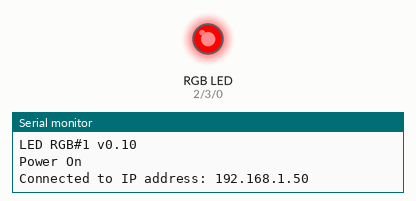
This sketch was run on a simulated ESP8266 (NodeMCU). Shown: an RGB LED mixed from three pins (HIGH = lit), the last lines printed to the serial monitor. WiFi joins after 1.5 s; servers stay silent unless stated.

Above: at 2.0 s.
At 4.0 s:
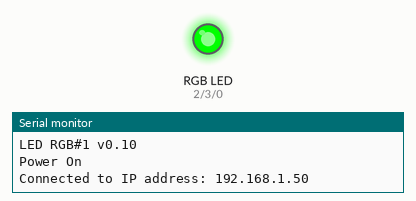
At 5.0 s:
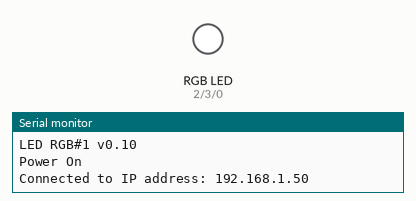
At 7.5 s:
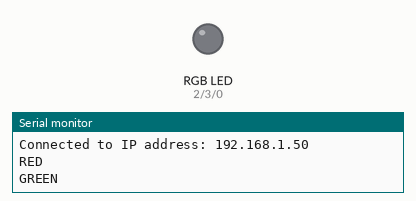
At 10.0 s:
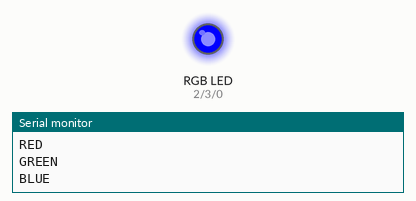
Timing chart, 0 to 10.7 s (numbered marks = the images above):
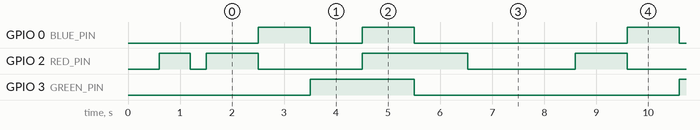

The sketch:

test.ino
```cpp
#include <ESP8266WiFi.h>
#include <WiFiClient.h>
//#include <ESP8266WebServer.h>
#include "Adafruit_MQTT.h"
#include "Adafruit_MQTT_Client.h"
#include <WiFiManager.h>

//for LED status
#include <Ticker.h>

Ticker ticker;

void tick()
{
  //toggle state
  int state = digitalRead(BUILTIN_LED);  // get the current state of GPIO1 pin
  digitalWrite(BUILTIN_LED, !state);     // set pin to the opposite state
}

#define verbose
#ifdef verbose
 #define DEBUG_PRINT(x)         Serial.print (x)
 #define DEBUG_PRINTDEC(x)      Serial.print (x, DEC)
 #define DEBUG_PRINTLN(x)       Serial.println (x)
 #define DEBUG_PRINTF(x, y)     Serial.printf (x, y)
 #define PORTSPEED 115200
#else
 #define DEBUG_PRINT(x)
 #define DEBUG_PRINTDEC(x)
 #define DEBUG_PRINTLN(x)
 #define DEBUG_PRINTF(x, y)
#endif


#define AIO_SERVER      "192.168.1.56"
//#define AIO_SERVER      "178.77.238.20"
#define AIO_SERVERPORT  1883
#define AIO_USERNAME    "datel"
#define AIO_KEY         "hanka12"

WiFiClient client;

Adafruit_MQTT_Client mqtt(&client, AIO_SERVER, AIO_SERVERPORT, AIO_USERNAME, AIO_KEY);

// /****************************** Feeds ***************************************/
// #define MQTTBASE "/home/RGB/1/"
// Adafruit_MQTT_Publish _temperature             = Adafruit_MQTT_Publish(&mqtt, MQTTBASE "RED");
// Adafruit_MQTT_Publish _humidity                = Adafruit_MQTT_Publish(&mqtt, MQTTBASE "GREEN");
// Adafruit_MQTT_Publish _bootTime                = Adafruit_MQTT_Publish(&mqtt, MQTTBASE "bootTime");
// Adafruit_MQTT_Publish _voltage                 = Adafruit_MQTT_Publish(&mqtt, MQTTBASE "Voltage");
// Adafruit_MQTT_Publish _versionSW               = Adafruit_MQTT_Publish(&mqtt, MQTTBASE "VersionSW");

IPAddress _ip           = IPAddress(192, 168, 1, 113);
IPAddress _gw           = IPAddress(192, 168, 1, 1);
IPAddress _sn           = IPAddress(255, 255, 255, 0);

void MQTT_connect(void);

extern "C" {
  #include "user_interface.h"
}

//gets called when WiFiManager enters configuration mode
void configModeCallback (WiFiManager *myWiFiManager) {
  Serial.println("Entered config mode");
  Serial.println(WiFi.softAPIP());
  //if you used auto generated SSID, print it
  Serial.println(myWiFiManager->getConfigPortalSSID());
  //entered config mode, make led toggle faster
  ticker.attach(0.2, tick);
}

//ADC_MODE(ADC_VCC);

#define BLUE_PIN    0
#define RED_PIN     2
#define GREEN_PIN   3

byte redVal, grnVal, bluVal;

float versionSW                   = 0.1;
String versionSWString            = "LED RGB#1 v";
uint32_t heartBeat                = 0;

void setup() {
  #ifdef verbose
  Serial.begin(PORTSPEED);
#endif
  DEBUG_PRINTLN();
  DEBUG_PRINT(versionSWString);
  DEBUG_PRINTLN(versionSW);
  //set led pin as output
  pinMode(BUILTIN_LED, OUTPUT);
  // start ticker with 0.5 because we start in AP mode and try to connect
  ticker.attach(0.6, tick);

  DEBUG_PRINTLN(ESP.getResetReason());
  if (ESP.getResetReason()=="Software/System restart") {
    heartBeat=1;
  } else if (ESP.getResetReason()=="Power on") {
    heartBeat=2;
  } else if (ESP.getResetReason()=="External System") {
    heartBeat=3;
  } else if (ESP.getResetReason()=="Hardware Watchdog") {
    heartBeat=4;
  } else if (ESP.getResetReason()=="Exception") {
    heartBeat=5;
  } else if (ESP.getResetReason()=="Software Watchdog") {
    heartBeat=6;
  } else if (ESP.getResetReason()=="Deep-Sleep Wake") {
    heartBeat=7;
  }

  //WiFiManager
  WiFiManager wifiManager;
  //set callback that gets called when connecting to previous WiFi fails, and enters Access Point mode
  wifiManager.setSTAStaticIPConfig(_ip, _gw, _sn);
  wifiManager.setAPCallback(configModeCallback);

  if (!wifiManager.autoConnect("RGB LED", "password")) {
    DEBUG_PRINTLN("failed to connect, we should reset as see if it connects");
    delay(3000);
    ESP.reset();
    delay(5000);
  }

	DEBUG_PRINTLN("");
	DEBUG_PRINT("Connected to ");
	DEBUG_PRINT("IP address: ");
	DEBUG_PRINTLN(WiFi.localIP());

  pinMode(RED_PIN, OUTPUT);
  pinMode(GREEN_PIN, OUTPUT);
  pinMode(BLUE_PIN, OUTPUT);


  ticker.detach();
  //LED off
  digitalWrite(BUILTIN_LED, HIGH);

}

void loop() {
  analogWrite(RED_PIN, 1023);
  delay(1000);
  analogWrite(RED_PIN, 0);
  analogWrite(BLUE_PIN, 1023);
  delay(1000);
  analogWrite(BLUE_PIN, 0);
  analogWrite(GREEN_PIN, 1023);
  delay(1000);
  analogWrite(GREEN_PIN, 0);
  analogWrite(RED_PIN, 1023);
  analogWrite(BLUE_PIN, 1023);
  analogWrite(GREEN_PIN, 1023);
  delay(1000);
  analogWrite(RED_PIN, 0);
  analogWrite(BLUE_PIN, 0);
  analogWrite(GREEN_PIN, 0);
	DEBUG_PRINTLN("RED");
  for (long i=0;i<1023; i++) {
    analogWrite(RED_PIN, i);
    delay(1);
  }
  analogWrite(RED_PIN, 0);
	DEBUG_PRINTLN("GREEN");
  for (long i=0;i<1023; i++) {
    analogWrite(GREEN_PIN, i);
    delay(1);
  }
  analogWrite(GREEN_PIN, 0);
	DEBUG_PRINTLN("BLUE");
  for (long i=0;i<1023; i++) {
    analogWrite(BLUE_PIN, i);
    delay(1);
  }
  analogWrite(BLUE_PIN, 0);
}
```

Measured:
- by itself, GPIO 0 (BLUE_PIN): repeats every 7.1 s: LOW 1.0 s, HIGH 1.0 s, LOW 4.1 s, HIGH 1.0 s
- by itself, GPIO 2 (RED_PIN): repeats every 7.1 s: HIGH 1.0 s, LOW 2.0 s, HIGH 2.0 s, LOW 2.1 s
- by itself, GPIO 3 (GREEN_PIN): alternates HIGH for 2.0 s and LOW for 5.1 s
